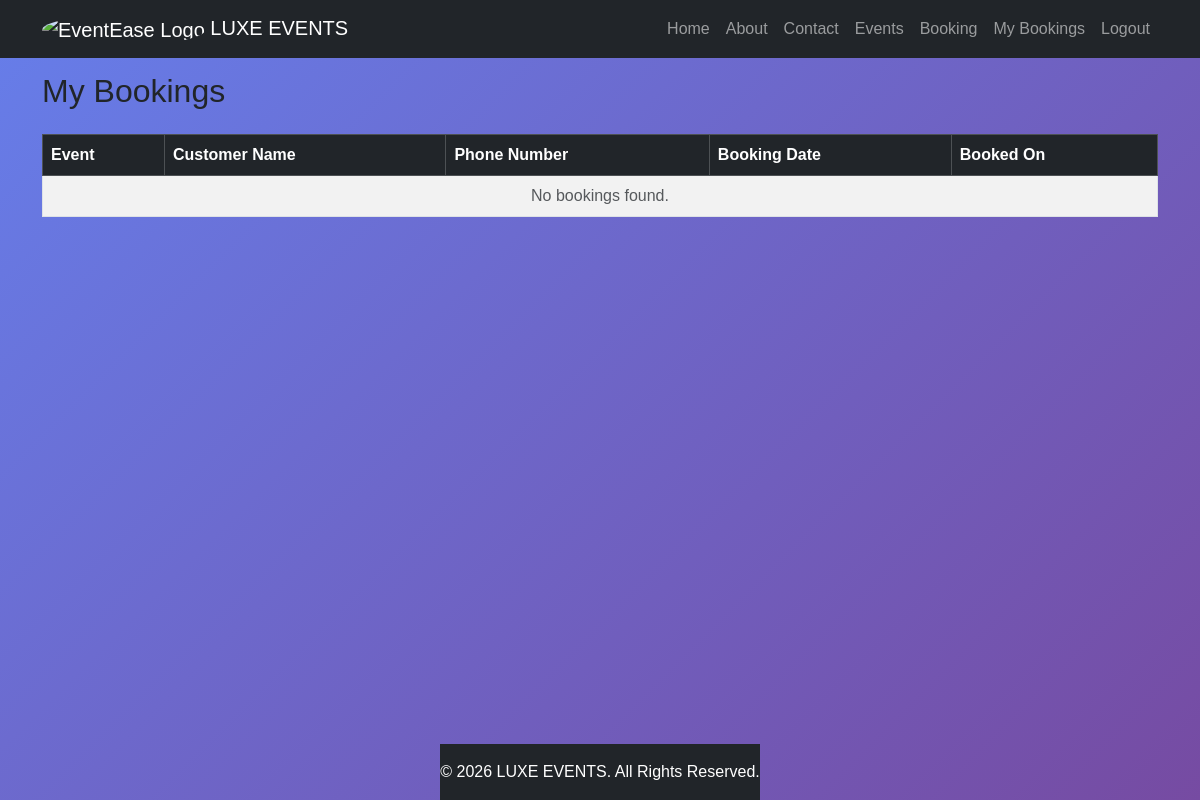
Before: /my-bookings/ (signed in) with the older database file.
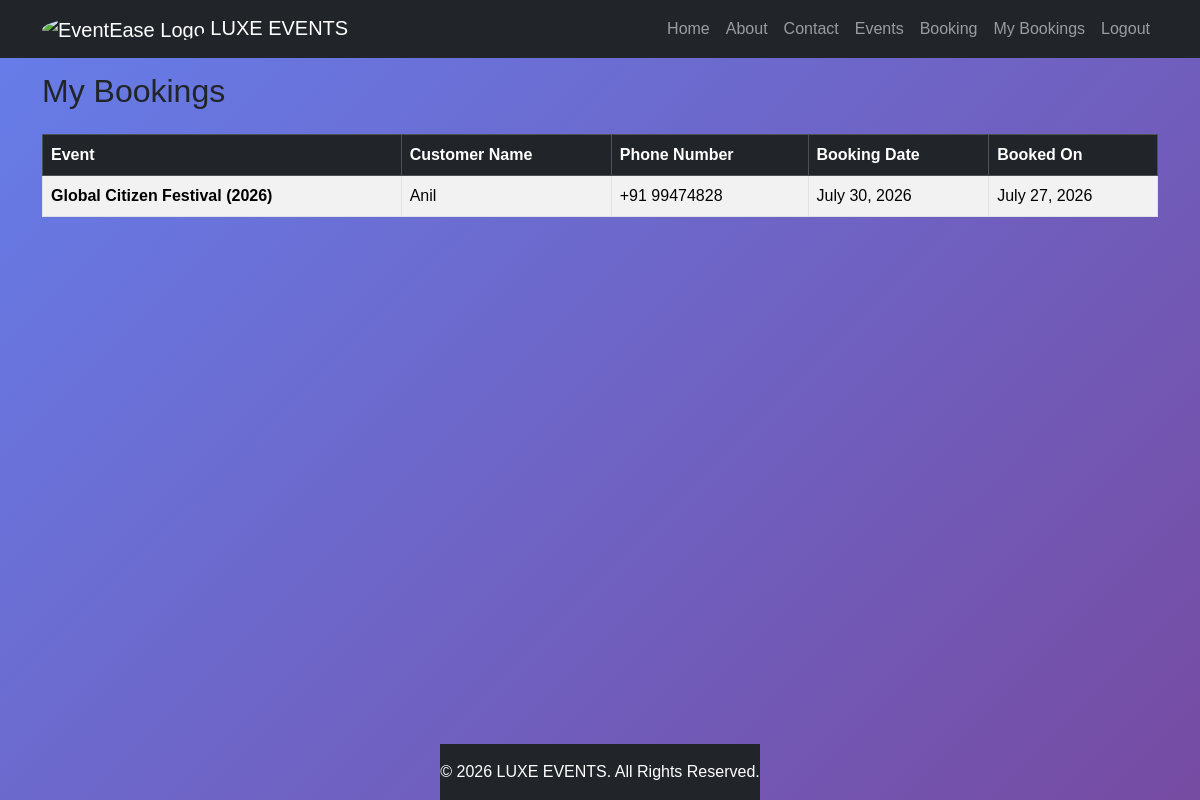
After: the same page with the newer database file.
### eventapp/models.py (models this page shows, shortened)
class Booking(models.Model):
    user = models.ForeignKey(User,on_delete=models.CASCADE,null=True,blank=True)
    customer_name=models.CharField(max_length=55)
    phone_number=models.CharField(max_length=12)
    event=models.ForeignKey(Event,on_delete=models.CASCADE)
    booking_date=models.DateField()
    booked_on=models.DateField(auto_now=True)

class Event(models.Model):
    img=models.ImageField(upload_to='pic')
    name=models.CharField(max_length=50)
    description=models.TextField()
    location=models.CharField(max_length=100)
    event_date=models.DateField()
    event_time=models.TimeField()

### eventapp/views.py (the view)
# urls.py: path('my-bookings/', views.my_bookings, name='my_bookings'),
@login_required(login_url='login')
def my_bookings(request):
    bookings = Booking.objects.filter(user=request.user)
    return render(request, 'my_bookings.html', {
        'bookings': bookings
    })

### templates/my_bookings.html
{% extends 'base.html' %}
{% block content %}
<div class="container mt-4">
    <h2>My Bookings</h2>
    <div class="table-responsive">
        <table class="table table-striped table-bordered mt-3">
            <thead class="table-dark">
                <tr>
                    <th>Event</th>
                    <th>Customer Name</th>
                    <th>Phone Number</th>
                    <th>Booking Date</th>
                    <th>Booked On</th>
                </tr>
            </thead>
            <tbody>
                {% for booking in bookings %}
                <tr>
                    <td><strong>{{ booking.event.name }}</strong></td>
                    <td>{{ booking.customer_name }}</td>
                    <td>{{ booking.phone_number }}</td>
                    <td>{{ booking.booking_date|date:"F d, Y" }}</td>
                    <td>{{ booking.booked_on|date:"F d, Y" }}</td>
                </tr>
                {% empty %}
                <tr>
                    <td colspan="5" class="text-center text-muted">No bookings found.</td>
                </tr>
                {% endfor %}
            </tbody>
        </table>
    </div>
</div>
{% endblock %}

Changed rows visible on the page:
added Booking: event.name "Global Citizen Festival (2026)", customer_name "Anil", phone_number "+91 99474828", booking_date "July 30, 2026", booked_on "July 27, 2026"
Other visible differences:
text no longer shown: "No bookings found."
